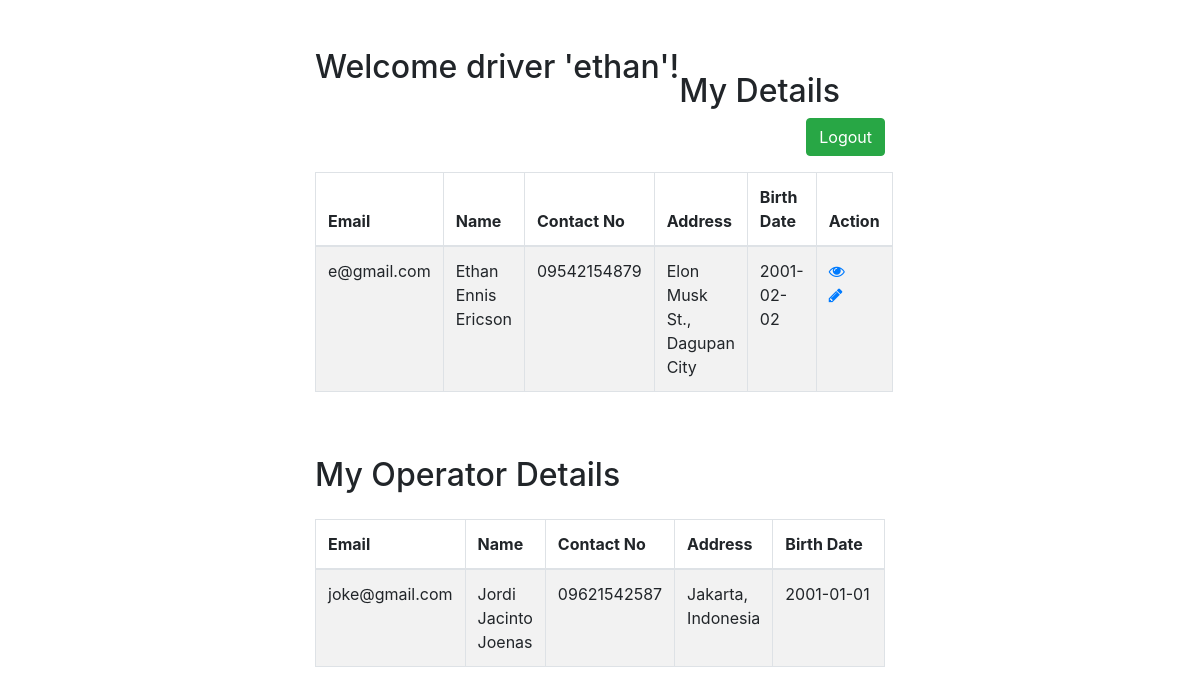
The app's page /dri_dashboard.php (signed in) with its own data.
### tables this page shows
CREATE TABLE `drivers` (
  `email_add` varchar(100) NOT NULL,
  `dri_username` varchar(100) NOT NULL,
  `password` varchar(100) DEFAULT NULL,
  `fname` varchar(100) DEFAULT NULL,
  `mname` varchar(100) DEFAULT NULL,
  `lname` varchar(100) DEFAULT NULL,
  `contactno` varchar(11) NOT NULL,
  `address` varchar(100) DEFAULT NULL,
  `bday` date DEFAULT NULL,
  `ope_email` varchar(100) DEFAULT NULL
);

CREATE TABLE `operators` (
  `email_add` varchar(100) NOT NULL,
  `ope_username` varchar(100) NOT NULL,
  `password` varchar(100) NOT NULL,
  `fname` varchar(100) DEFAULT NULL,
  `mname` varchar(100) DEFAULT NULL,
  `lname` varchar(100) DEFAULT NULL,
  `contactno` varchar(11) NOT NULL,
  `address` varchar(100) DEFAULT NULL,
  `bday` date DEFAULT NULL
);

### dri_dashboard.php (the view, shortened to what this page needs)
<?php
 $userSession = $_SESSION['dri_username'];
?>
<!DOCTYPE html>
<html lang="en">
<head>
    <link rel="stylesheet" href="https://stackpath.bootstrapcdn.com/bootstrap/4.5.2/css/bootstrap.min.css">
    <link rel="stylesheet" href="https://maxcdn.bootstrapcdn.com/font-awesome/4.7.0/css/font-awesome.min.css">
</head>
<body>
    <div class="wrapper">
        <div class="container-fluid">
            <div class="row">
                <div class="col-md-12">
                    <div class="mt-5 mb-3 clearfix">
                        <h2 class="pull-left">Welcome driver '<?php echo $userSession?>'!</h2><br>
                        <h2 class="pull-left">My Details</h2>
                        <a href="logout.php" class="btn btn-success pull-right">Logout</a>
                    </div>
                    <?php
                    require "connect.php";
                    $sql = "SELECT * FROM drivers WHERE dri_username = '$userSession'";
                    if($result = mysqli_query($link, $sql)){
                        if(mysqli_num_rows($result) > 0){
                            echo '<table class="table table-bordered table-striped">';
                                echo "<thead>";
                                    echo "<tr>";
                                        echo "<th>Email</th>";
                                      echo "<th>Name</th>";
                                        echo "<th>Contact No</th>";
                                        echo "<th>Address</th>";
                                        echo "<th>Birth Date</th>";
                                        echo "<th>Action</th>";
                                    echo "</tr>";
                                echo "</thead>";
                                echo "<tbody>";
                                while($row = mysqli_fetch_array($result)){
                                    echo "<tr>";
                                     echo "<td>" . $row['email_add'] . "</td>";
                                     echo "<td>" . $row['fname'] . " " . $row['mname'] . " " . $row['lname'] . "</td>";
                                      echo "<td>" . $row['contactno'] . "</td>";
                                      echo "<td>" . $row['address'] . "</td>";
                                      echo "<td>" . $row['bday'] . "</td>";
                                       echo "<td>";
                                            echo '<a href="dri_read_self.php' .'" class="mr-3" title="View Credentials" data-toggle="tooltip"><span class="fa fa-eye"></span></a>';
                                            echo '<a href="dri_modify_self.php' .'" class="mr-3" title="Update Record" data-toggle="tooltip"><span class="fa fa-pencil"></span></a>';
                                        echo "</td>";
                                    echo "</tr>";
                                }
                                echo "</tbody>";
                            echo "</table>";
                        } else{
                            echo '<div class="alert alert-danger"><em>No records were found.</em></div>';
                        }
                    } else{
                        echo "Oops! Something went wrong. Please try again later.";
                    }
                    ?>
                </div>
            </div>
        </div>
        <div class="container-fluid">
            <div class="row">
                <div class="col-md-12">
                    <div class="mt-5 mb-3 clearfix">
                        <h2 class="pull-left">My Operator Details</h2>
                    </div>
                    <?php
                    require "connect.php";
                     $getDriOpeEmail = "SELECT ope_email FROM drivers WHERE dri_username = '$userSession'";
                     if($getDriEmailRes = mysqli_query($link, $getDriOpeEmail)){
                         if(mysqli_num_rows($getDriEmailRes) > 0){
                             $getDriRowEmail = mysqli_fetch_array($getDriEmailRes);
                             $addDriEmail = $getDriRowEmail['ope_email'];
                         }
                     }
                    $sql = "SELECT * FROM operators WHERE email_add = '$addDriEmail'";
                    if($result = mysqli_query($link, $sql)){
                        if(mysqli_num_rows($result) > 0){
                            echo '<table class="table table-bordered table-striped">';
                                echo "<thead>";
                                    echo "<tr>";
                                        echo "<th>Email</th>";
                                        echo "<th>Name</th>";
                                        echo "<th>Contact No</th>";
                                        echo "<th>Address</th>";
                                        echo "<th>Birth Date</th>";
                                    echo "</tr>";
                                echo "</thead>";
                                echo "<tbody>";
                                while($row = mysqli_fetch_array($result)){
                                    echo "<tr>";
                                     echo "<td>" . $row['email_add'] . "</td>";
                                     echo "<td>" . $row['fname'] . " " . $row['mname'] . " " . $row['lname'] . "</td>";
                                      echo "<td>" . $row['contactno'] . "</td>";
                                      echo "<td>" . $row['address'] . "</td>";
                                      echo "<td>" . $row['bday'] . "</td>";
                                    echo "</tr>";
                                }
                                echo "</tbody>";
                            echo "</table>";
                        } else{
                            echo '<div class="alert alert-danger"><em>No records were found.</em></div>';
                        }
                    } else{
                        echo "Oops! Something went wrong. Please try again later.";
                    }
                    ?>
                </div>
            </div>
        </div>
    </div>
</body>
</html>

### dri_dashboard.php (style rules this page uses)
.wrapper { width: 600px; margin: 0 auto; }
table tr td:last-child { width: 120px; }

### records on screen
drivers: email_add "e@gmail.com", fname "Ethan", mname "Ennis", lname "Ericson", contactno "09542154879", address "Elon Musk St., Dagupan City", bday "2001-02-02"
operators: email_add "joke@gmail.com", fname "Jordi", mname "Jacinto", lname "Joenas", contactno "09621542587", address "Jakarta, Indonesia", bday "2001-01-01"

### other values on screen
$userSession "ethan"
